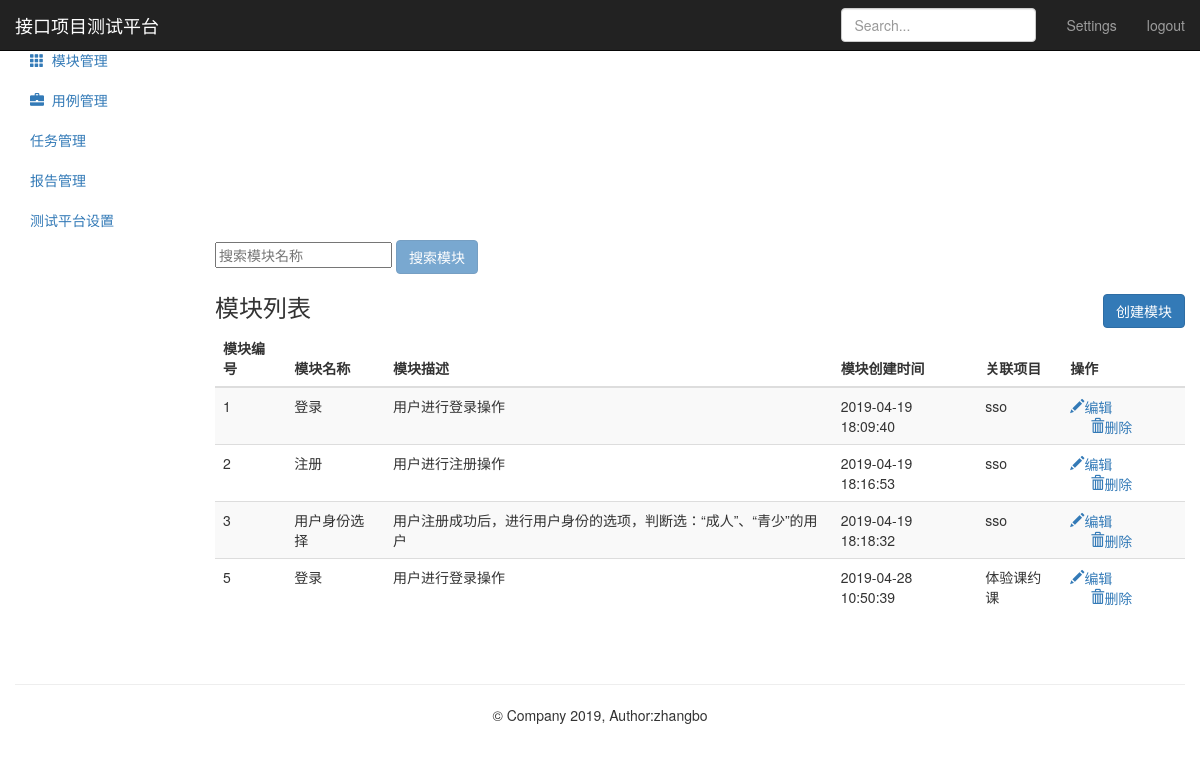
Page /module/ (signed in) on the committed database.
### module_app/models.py (models this page shows, shortened)
class Module(models.Model):
      project = models.ForeignKey(Project,on_delete=models.CASCADE)
      name = models.CharField("名称",max_length=50,null=False)
      describe = models.TextField("描述",default="",max_length=50)
      create_time = models.DateTimeField(auto_now_add=True)

### project_app/models.py (models this page shows)
class Project(models.Model):
      name = models.CharField("名称",max_length=50,null=False)
      describe = models.TextField("描述",default="",max_length=50)
      status = models.BooleanField("状态",default=1)
      update_time = models.DateTimeField(auto_now=True)
      create_time = models.DateTimeField(auto_now_add=True)
      def __str__(self):
            return self.name

### module_app/views.py (the view)
# urls.py: path('' ,views.moduel_manage),
@login_required
def moduel_manage(request):
    if request.method == "GET":
        module_all = Module.objects.all()
        return render(request,"module.html",{"modules":module_all,"type":"list"})

### templates/module.html (shortened to what this page needs)
{% extends "base.html" %}
{% block base %}
    <nav class="navbar navbar-inverse navbar-fixed-top">
        <div class="container-fluid">
            <div class="navbar-header">
                <a class="navbar-brand" href="#">接口项目测试平台</a>
            </div>
            <div id="navbar" class="navbar-collapse collapse">
                <ul class="nav navbar-nav navbar-right">
                    <li><a href="#">Settings</a></li>
                    <li><a href="/logout/">logout</a></li>
                </ul>
                <form class="navbar-form navbar-right">
                    <input type="text" class="form-control" placeholder="Search...">
                </form>
            </div>
        </div>
    </nav>
    <div class="container-fluid">
        <div class="row">
            <div class="col-sm-3 col-md-2 sidebar">
                <ul class="nav nav-sidebar">
                    <li>
                        <a href="/project/">
                        </a>
                    </li>
                    <li class="active">
                        <a href="/module/">
                            <i class="glyphicon glyphicon-th"></i>&nbsp;&nbsp;模块管理
                        </a>
                    </li>
                </ul>
                <ul class="nav nav-sidebar">
                    <li>
                       <a href="/testcase/">
                           <i class="glyphicon glyphicon-briefcase"></i>&nbsp;&nbsp;用例管理
                       </a>
                    </li>
                    <li><a href="">任务管理</a></li>
                </ul>
                <ul class="nav nav-sidebar">
                    <li><a href="">报告管理</a></li>
                    <li><a href="">测试平台设置</a></li>
                </ul>
            </div>
            <div class="col-sm-9 col-sm-offset-3 col-md-10 col-md-offset-2 main">
                {% if type == "list" %}
                <form class="module" method="post" name="module-page" action="search/">
                    <input  type="text" name="search-module" placeholder="搜索模块名称">
                    <button class="btn btn-primary" type="submit" disabled="disabled">搜索模块</button>
                </form>
                <h3 class="sub-header">模块列表
                    <button class="btn btn-primary" name="submit" style="float:right;"
                            onclick="location.href='/module/add_module/'">创建模块</button>
                </h3>
                <div class="table-responsive">
                    <table class="table table-striped">
                        <thead>
                            <tr>
                                <th>模块编号</th>
                                <th>模块名称</th>
                                <th>模块描述</th>
                                <th>模块创建时间</th>
                                <th>关联项目</th>
                                <th>操作</th>
                            </tr>
                        </thead>
                        <tbody>
                            {% for module in modules %}
                            <tr>
                                  <td>{{ module.id}}</td>
                                  <td>{{ module.name}}</td>
                                  <td>{{ module.describe}}</td>
                                  <td>{{ module.create_time | date:"Y-m-d H:i:s" }}</td>
                                  <td>{{ module.project}}</td>
                                  <td>
                                      <a href="/module/edit_module/{{ module.id }}/">
                                          <i class="glyphicon glyphicon-pencil">编辑</i>
                                      </a>
                                      <a href="/module/delete_module/{{ module.id }}/" style="margin-left:20px;">
                                          <i class="glyphicon glyphicon-trash">删除</i>
                                      </a>
                                  </td>
                            </tr>
                            {% endfor %}
                        </tbody>
                    </table>
                </div>
                {% endif %}
            </div>
      </div>
    </div>
{% endblock %}

### rows in the picture
Module: id "1", name "登录", describe "用户进行登录操作", create_time "2019-04-19 18:09:40", project "sso"
Module: id "2", name "注册", describe "用户进行注册操作", create_time "2019-04-19 18:16:53", project "sso"
Module: id "3", name "用户身份选择", describe "用户注册成功后，进行用户身份的选项，判断选：“成人”、“青少”的用户", create_time "2019-04-19 18:18:32", project "sso"
Module: id "5", name "登录", describe "用户进行登录操作", create_time "2019-04-28 10:50:39", project "体验课约课"
